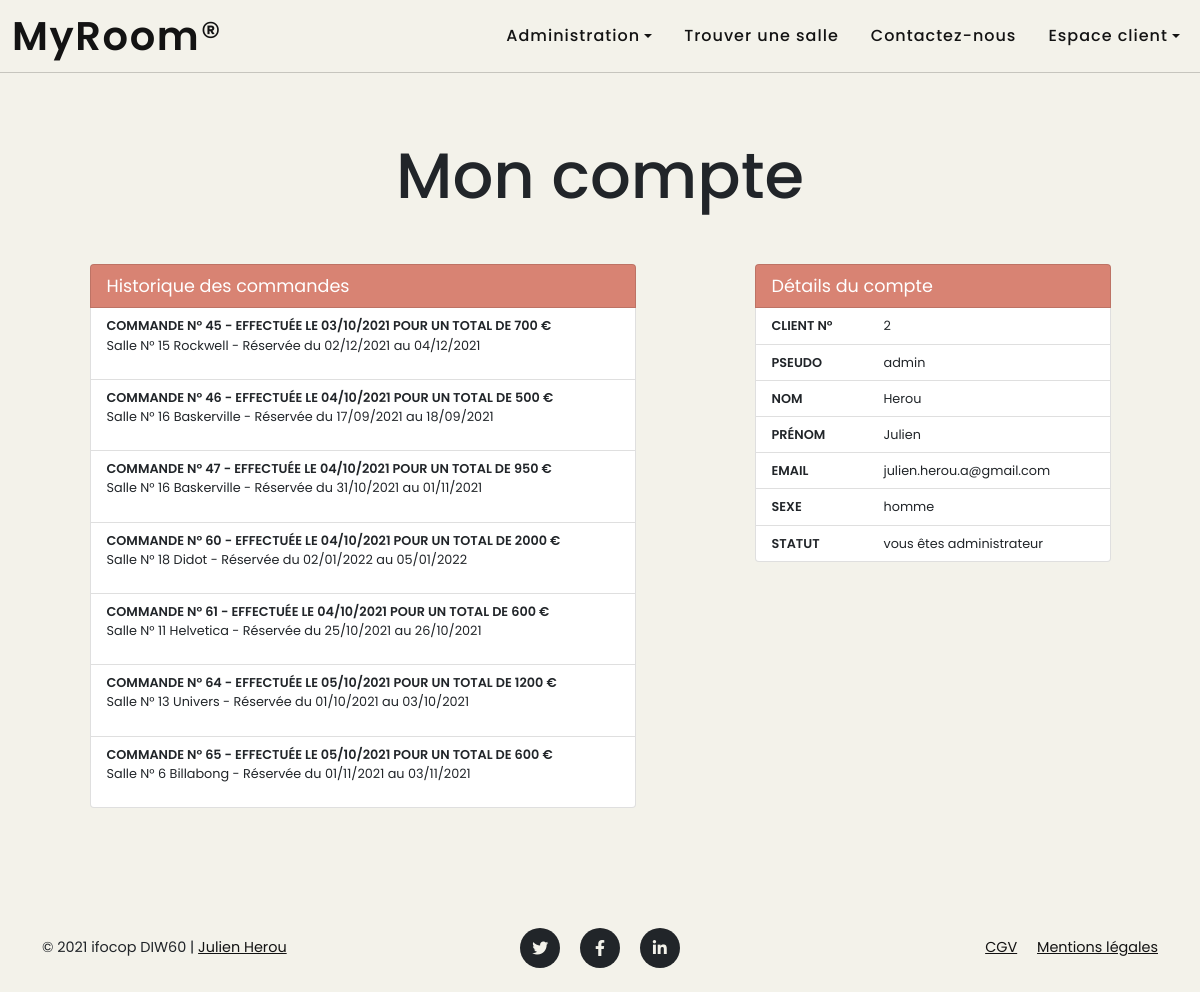
The app's page /profil.php (signed in) with its own data.
### tables this page shows
CREATE TABLE IF NOT EXISTS `salle` (
  `id_salle` int(3) NOT NULL AUTO_INCREMENT,
  `titre` varchar(255) NOT NULL,
  `description` text NOT NULL,
  `photo` varchar(255) NOT NULL,
  `pays` varchar(255) NOT NULL,
  `ville` varchar(255) NOT NULL,
  `adresse` varchar(255) NOT NULL,
  `cp` varchar(5) NOT NULL,
  `capacite` int(3) NOT NULL,
  `categorie` enum('Réunion','Bureau','Formation') NOT NULL,
  PRIMARY KEY (`id_salle`)
);

CREATE TABLE IF NOT EXISTS `commande` (
  `id_commande` int(3) NOT NULL AUTO_INCREMENT,
  `id_membre` int(5) DEFAULT NULL,
  `id_produit` int(3) DEFAULT NULL,
  `date_enregistrement` datetime NOT NULL,
  PRIMARY KEY (`id_commande`),
  KEY `id_produit` (`id_produit`),
  KEY `id_membre` (`id_membre`)
);

CREATE TABLE IF NOT EXISTS `produit` (
  `id_produit` int(3) NOT NULL AUTO_INCREMENT,
  `id_salle` int(3) NOT NULL,
  `date_arrivee` datetime NOT NULL,
  `date_depart` datetime NOT NULL,
  `prix` int(5) NOT NULL,
  `etat` enum('libre','reservation') NOT NULL,
  PRIMARY KEY (`id_produit`),
  KEY `produit_ibfk_1` (`id_salle`)
);

### profil.php (the view, shortened to what this page needs)
<?php
include 'inc/init.inc.php';
if($_SESSION['membre']['civilite'] == 'm') {
    $civilite = 'homme';
} elseif ($_SESSION['membre']['civilite'] == 'f'){
    $civilite = 'femme';
} else{
    $civilite = 'non binaire';
}
if($_SESSION['membre']['statut'] == 2) {
    $statut = 'vous êtes administrateur';
} else {
    $statut = 'vous êtes membre';
}
$liste_commande = $pdo->query("SELECT * FROM salle, produit, membre, commande WHERE salle.id_salle = produit.id_salle AND membre.id_membre = commande.id_membre AND produit.id_produit = commande.id_produit");
include 'inc/header.inc.php';
include 'inc/nav-front.inc.php';
?>
    <header class="container mt-5 header-profil">
        <div class="pt-5 rounded col-12">
            <h1 class="my-5">Mon compte</h1>
        </div>
    </header>
    <main class="container" id="main-profil">
        <div class="row">
            <div class="col-lg-6 mt-2 mb-5 mx-auto">
                <ul class="list-group list-group-profil">
                        <li class="list-group-item bg-perso-red text-white tab-title" aria-current="true">Historique des commandes</li>
                        <?php
                        while($ligne = $liste_commande->fetch(PDO::FETCH_ASSOC)) {
                            if( $ligne['id_membre'] == $_SESSION['membre']['id_membre'] ) {
                                echo '<li class="list-group-item li_flex double-ligne"><b>Commande N° ' . $ligne['id_commande'];
                                echo ' - Effectuée le ' . date('d/m/Y', strtotime($ligne['date_enregistrement']));
                                echo ' pour un total de ' . $ligne['prix'] . ' €</b><br>';
                                echo '<span class="text-commande">Salle N° ' . $ligne['id_salle'] . ' ' . $ligne['titre'];
                                echo ' - Réservée du ' . date('d/m/Y', strtotime($ligne['date_arrivee']));
                                echo ' au ' . date('d/m/Y', strtotime($ligne['date_depart'])) . '</span>';
                                echo '</li>';
                            }
                        }
                        ?>
                </ul>
            </div>
            <div class="col-lg-4 mt-2 mb-5 mx-auto tab-details">
                <ul class="list-group list-group-profil">
                    <li class="list-group-item bg-perso-red text-white tab-title" aria-current="true">Détails du compte</li>
                    <li class="list-group-item li_flex"><b>Client N°</b><span><?php echo $_SESSION['membre']['id_membre']; ?></span></li>
                    <li class="list-group-item li_flex"><b>Pseudo</b><span><?php echo $_SESSION['membre']['pseudo']; ?></span></li>
                    <li class="list-group-item li_flex"><b>Nom</b><span><?php echo $_SESSION['membre']['nom']; ?></span></li>
                    <li class="list-group-item li_flex"><b>Prénom</b><span><?php echo $_SESSION['membre']['prenom']; ?></span></li>
                    <li class="list-group-item li_flex"><b>Email</b><span><?php echo $_SESSION['membre']['email']; ?></span></li>
                    <li class="list-group-item li_flex"><b>Sexe</b><span><?php echo $civilite; ?></span></li>
                    <li class="list-group-item li_flex"><b>Statut</b><span><?php echo $statut; ?></span></li>
                </ul>
            </div>
        </div>
    </main>
<?php
include 'inc/footer.inc.php';

### assets/css/style.css (style rules this page uses)
:root { --bg-color: #F3F2EA; --text-color: #131313; --primary-color: #6F8F72; --secondary-color: #717C89; --tertiary-color: #D88373; --quaternary-color: #E5EBEA; scroll-behavior: smooth; }
html { scroll-padding-top: 4.5rem; }
body { position: relative; overflow-x: hidden; background-color: var(--bg-color); font-family: 'Poppins', sans-serif; }
.bg-perso-red { background-color: var(--tertiary-color); }
.header-connexion h1, .header-profil h1 { font-size: 3rem; line-height: 3rem; text-align: left; }
@media (min-width: 992px) { .header-connexion h1, .header-profil h1 { font-size: 4rem; line-height: 4rem; text-align: center; } }
#main-profil { font-size: .8rem; }
#main-profil .tab-title { font-size: 1.1rem; }
.double-ligne { padding-bottom: 24px; }
#main-profil b { text-transform: uppercase; font-weight: 600; }
.tab-details span { position: absolute; left: 8rem; }

### records on screen
salle: commande.id_commande "45", commande.date_enregistrement "03/10/2021", produit.prix "700", produit.id_salle "15", titre "Rockwell", produit.date_arrivee "02/12/2021", produit.date_depart "04/12/2021"
salle: commande.id_commande "46", commande.date_enregistrement "04/10/2021", produit.prix "500", produit.id_salle "16", titre "Baskerville", produit.date_arrivee "17/09/2021", produit.date_depart "18/09/2021", commande.id_commande "47", produit.prix "950", produit.date_arrivee "31/10/2021", produit.date_depart "01/11/2021"
salle: commande.id_commande "60", commande.date_enregistrement "04/10/2021", produit.prix "2000", produit.id_salle "18", titre "Didot", produit.date_arrivee "02/01/2022", produit.date_depart "05/01/2022"
salle: commande.id_commande "61", commande.date_enregistrement "04/10/2021", produit.prix "600", produit.id_salle "11", titre "Helvetica", produit.date_arrivee "25/10/2021", produit.date_depart "26/10/2021"
salle: commande.id_commande "64", commande.date_enregistrement "05/10/2021", produit.prix "1200", produit.id_salle "13", titre "Univers", produit.date_arrivee "01/10/2021", produit.date_depart "03/10/2021"
salle: commande.id_commande "65", commande.date_enregistrement "05/10/2021", produit.prix "600", produit.id_salle "6", titre "Billabong", produit.date_arrivee "01/11/2021", produit.date_depart "03/11/2021"

### other values on screen
$_SESSION['membre']['id_membre'] "2"
$_SESSION['membre']['pseudo'] "admin"
$_SESSION['membre']['nom'] "Herou"
$_SESSION['membre']['prenom'] "Julien"
$_SESSION['membre']['email'] "julien.herou.a@gmail.com"
$civilite "homme"
$statut "vous êtes administrateur"
